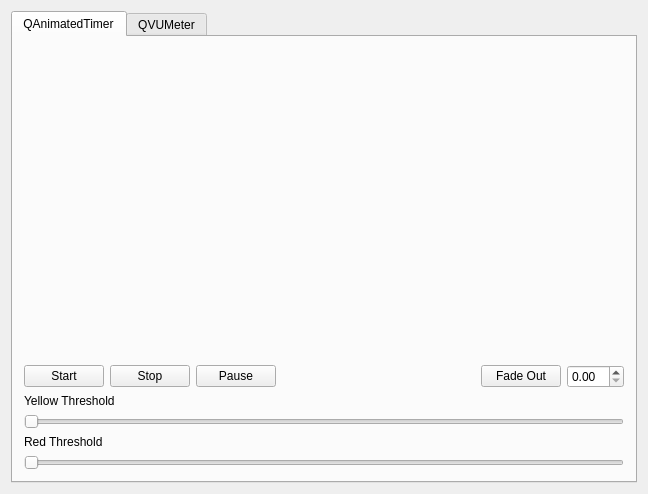
<?xml version="1.0" encoding="UTF-8"?>
<ui version="4.0">
 <class>MainWindow</class>
 <widget class="QMainWindow" name="MainWindow">
  <property name="geometry">
   <rect>
    <x>0</x>
    <y>0</y>
    <width>648</width>
    <height>494</height>
   </rect>
  </property>
  <property name="windowTitle">
   <string>sample app</string>
  </property>
  <widget class="QWidget" name="centralWidget">
   <layout class="QVBoxLayout" name="verticalLayout">
    <item>
     <widget class="QTabWidget" name="tabWidget">
      <property name="currentIndex">
       <number>0</number>
      </property>
      <widget class="QWidget" name="tab_animatedTimer">
       <attribute name="title">
        <string>QAnimatedTimer</string>
       </attribute>
       <layout class="QVBoxLayout" name="layout_animatedTimerStack">
        <item>
         <spacer name="top_spacer">
          <property name="orientation">
           <enum>Qt::Vertical</enum>
          </property>
          <property name="sizeHint" stdset="0">
           <size>
            <width>20</width>
            <height>40</height>
           </size>
          </property>
         </spacer>
        </item>
        <item>
         <layout class="QHBoxLayout" name="horizontalLayout">
          <item>
           <spacer name="left_spacer">
            <property name="orientation">
             <enum>Qt::Horizontal</enum>
            </property>
            <property name="sizeHint" stdset="0">
             <size>
              <width>40</width>
              <height>20</height>
             </size>
            </property>
           </spacer>
          </item>
          <item>
           <widget class="QAnimatedTimer" name="_timer" native="true">
            <property name="minimumSize">
             <size>
              <width>80</width>
              <height>80</height>
             </size>
            </property>
            <property name="maximumSize">
             <size>
              <width>80</width>
              <height>80</height>
             </size>
            </property>
           </widget>
          </item>
          <item>
           <spacer name="right_spacer">
            <property name="orientation">
             <enum>Qt::Horizontal</enum>
            </property>
            <property name="sizeHint" stdset="0">
             <size>
              <width>40</width>
              <height>20</height>
             </size>
            </property>
           </spacer>
          </item>
         </layout>
        </item>
        <item>
         <spacer name="bottom_spacer">
          <property name="orientation">
           <enum>Qt::Vertical</enum>
          </property>
          <property name="sizeHint" stdset="0">
           <size>
            <width>20</width>
            <height>40</height>
           </size>
          </property>
         </spacer>
        </item>
        <item>
         <layout class="QHBoxLayout" name="layout_animatedTimerButtons">
          <item>
           <widget class="QPushButton" name="_start">
            <property name="text">
             <string>Start</string>
            </property>
           </widget>
          </item>
          <item>
           <widget class="QPushButton" name="_stop">
            <property name="text">
             <string>Stop</string>
            </property>
           </widget>
          </item>
          <item>
           <widget class="QPushButton" name="_pause">
            <property name="text">
             <string>Pause</string>
            </property>
           </widget>
          </item>
          <item>
           <spacer name="fadeSpacer">
            <property name="orientation">
             <enum>Qt::Horizontal</enum>
            </property>
            <property name="sizeHint" stdset="0">
             <size>
              <width>20</width>
              <height>20</height>
             </size>
            </property>
           </spacer>
          </item>
          <item>
           <widget class="QPushButton" name="_fade">
            <property name="text">
             <string>Fade Out</string>
            </property>
           </widget>
          </item>
          <item>
           <widget class="QDoubleSpinBox" name="_fadeDuration"/>
          </item>
         </layout>
        </item>
        <item>
         <widget class="QLabel" name="_yellowLabel">
          <property name="text">
           <string>Yellow Threshold</string>
          </property>
         </widget>
        </item>
        <item>
         <widget class="QSlider" name="_yellowThreshold">
          <property name="orientation">
           <enum>Qt::Horizontal</enum>
          </property>
         </widget>
        </item>
        <item>
         <widget class="QLabel" name="_redLabel">
          <property name="text">
           <string>Red Threshold</string>
          </property>
         </widget>
        </item>
        <item>
         <widget class="QSlider" name="_redThreshold">
          <property name="orientation">
           <enum>Qt::Horizontal</enum>
          </property>
         </widget>
        </item>
       </layout>
      </widget>
      <widget class="QWidget" name="tab_vuMeter">
       <attribute name="title">
        <string>QVUMeter</string>
       </attribute>
       <layout class="QHBoxLayout" name="horizontalLayout_2">
        <item>
         <widget class="QVUMeter" name="_vuMeter" native="true">
          <property name="minimumSize">
           <size>
            <width>24</width>
            <height>180</height>
           </size>
          </property>
          <property name="maximumSize">
           <size>
            <width>24</width>
            <height>180</height>
           </size>
          </property>
         </widget>
        </item>
        <item>
         <layout class="QVBoxLayout" name="layout_vuMeterstack">
          <item>
           <spacer name="verticalSpacer">
            <property name="orientation">
             <enum>Qt::Vertical</enum>
            </property>
            <property name="sizeHint" stdset="0">
             <size>
              <width>20</width>
              <height>40</height>
             </size>
            </property>
           </spacer>
          </item>
          <item>
           <layout class="QHBoxLayout" name="horizontalLayout_3">
            <item>
             <widget class="QPushButton" name="_enable">
              <property name="text">
               <string>Enable</string>
              </property>
             </widget>
            </item>
            <item>
             <widget class="QPushButton" name="_disable">
              <property name="text">
               <string>Disable</string>
              </property>
             </widget>
            </item>
            <item>
             <widget class="QPushButton" name="_play">
              <property name="text">
               <string>Play</string>
              </property>
             </widget>
            </item>
            <item>
             <widget class="QLabel" name="_selection">
              <property name="text">
               <string>TextLabel</string>
              </property>
             </widget>
            </item>
           </layout>
          </item>
         </layout>
        </item>
       </layout>
      </widget>
     </widget>
    </item>
   </layout>
  </widget>
 </widget>
 <layoutdefault spacing="6" margin="11"/>
 <customwidgets>
  <customwidget>
   <class>QAnimatedTimer</class>
   <extends>QWidget</extends>
   <header>qanimatedtimer.h</header>
  </customwidget>
  <customwidget>
   <class>QVUMeter</class>
   <extends>QWidget</extends>
   <header>qvumeter.h</header>
  </customwidget>
 </customwidgets>
 <resources/>
 <connections/>
</ui>
